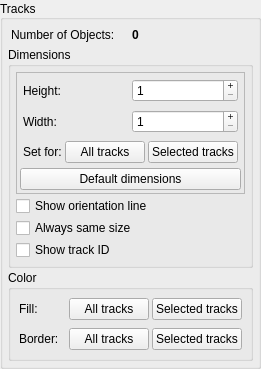
               <widget class="QGroupBox" name="groupBoxTracks">
                <property name="sizePolicy">
                 <sizepolicy hsizetype="Expanding" vsizetype="Minimum">
                  <horstretch>0</horstretch>
                  <verstretch>0</verstretch>
                 </sizepolicy>
                </property>
                <property name="minimumSize">
                 <size>
                  <width>0</width>
                  <height>0</height>
                 </size>
                </property>
                <property name="title">
                 <string>Tracks</string>
                </property>
                <property name="alignment">
                 <set>Qt::AlignLeading|Qt::AlignLeft|Qt::AlignVCenter</set>
                </property>
                <layout class="QVBoxLayout" name="verticalLayout_17">
                 <property name="spacing">
                  <number>2</number>
                 </property>
                 <property name="leftMargin">
                  <number>5</number>
                 </property>
                 <property name="topMargin">
                  <number>5</number>
                 </property>
                 <property name="rightMargin">
                  <number>5</number>
                 </property>
                 <property name="bottomMargin">
                  <number>5</number>
                 </property>
                 <item>
                  <widget class="QWidget" name="widgetNoOfTracks" native="true">
                   <property name="toolTip">
                    <string>Displays the number of tracks</string>
                   </property>
                   <layout class="QHBoxLayout" name="horizontalLayout_2">
                    <property name="spacing">
                     <number>3</number>
                    </property>
                    <property name="leftMargin">
                     <number>3</number>
                    </property>
                    <property name="topMargin">
                     <number>3</number>
                    </property>
                    <property name="rightMargin">
                     <number>3</number>
                    </property>
                    <property name="bottomMargin">
                     <number>3</number>
                    </property>
                    <item>
                     <widget class="QLabel" name="labelNumberOfTracksLabel">
                      <property name="text">
                       <string>Number of Objects:</string>
                      </property>
                     </widget>
                    </item>
                    <item>
                     <widget class="QLabel" name="labelNumberOfTracks">
                      <property name="font">
                       <font>
                        <weight>75</weight>
                        <bold>true</bold>
                       </font>
                      </property>
                      <property name="text">
                       <string>0</string>
                      </property>
                     </widget>
                    </item>
                   </layout>
                  </widget>
                 </item>
                 <item>
                  <widget class="QGroupBox" name="groupBoxTrackDimensions">
                   <property name="sizePolicy">
                    <sizepolicy hsizetype="Preferred" vsizetype="Minimum">
                     <horstretch>0</horstretch>
                     <verstretch>0</verstretch>
                    </sizepolicy>
                   </property>
                   <property name="minimumSize">
                    <size>
                     <width>0</width>
                     <height>0</height>
                    </size>
                   </property>
                   <property name="title">
                    <string>Dimensions</string>
                   </property>
                   <layout class="QVBoxLayout" name="verticalLayout_3">
                    <property name="spacing">
                     <number>2</number>
                    </property>
                    <property name="leftMargin">
                     <number>5</number>
                    </property>
                    <property name="topMargin">
                     <number>5</number>
                    </property>
                    <property name="rightMargin">
                     <number>5</number>
                    </property>
                    <property name="bottomMargin">
                     <number>5</number>
                    </property>
                    <item>
                     <widget class="QFrame" name="frame">
                      <property name="frameShape">
                       <enum>QFrame::StyledPanel</enum>
                      </property>
                      <property name="frameShadow">
                       <enum>QFrame::Sunken</enum>
                      </property>
                      <layout class="QVBoxLayout" name="verticalLayout">
                       <property name="spacing">
                        <number>2</number>
                       </property>
                       <property name="leftMargin">
                        <number>3</number>
                       </property>
                       <property name="topMargin">
                        <number>3</number>
                       </property>
                       <property name="rightMargin">
                        <number>3</number>
                       </property>
                       <property name="bottomMargin">
                        <number>3</number>
                       </property>
                       <item>
                        <widget class="QWidget" name="widgetTrackHeight" native="true">
                         <property name="minimumSize">
                          <size>
                           <width>0</width>
                           <height>25</height>
                          </size>
                         </property>
                         <property name="toolTip">
                          <string>Set the height</string>
                         </property>
                         <layout class="QHBoxLayout" name="layoutTrackHeight">
                          <property name="spacing">
                           <number>3</number>
                          </property>
                          <property name="leftMargin">
                           <number>3</number>
                          </property>
                          <property name="topMargin">
                           <number>3</number>
                          </property>
                          <property name="rightMargin">
                           <number>3</number>
                          </property>
                          <property name="bottomMargin">
                           <number>3</number>
                          </property>
                          <item>
                           <widget class="QLabel" name="labelTrackHeight">
                            <property name="minimumSize">
                             <size>
                              <width>0</width>
                              <height>14</height>
                             </size>
                            </property>
                            <property name="toolTip">
                             <string>Set the height</string>
                            </property>
                            <property name="text">
                             <string>Height:</string>
                            </property>
                           </widget>
                          </item>
                          <item>
                           <widget class="QSpinBox" name="spinBoxTrackHeight">
                            <property name="buttonSymbols">
                             <enum>QAbstractSpinBox::PlusMinus</enum>
                            </property>
                            <property name="minimum">
                             <number>1</number>
                            </property>
                            <property name="maximum">
                             <number>1000</number>
                            </property>
                           </widget>
                          </item>
                         </layout>
                        </widget>
                       </item>
                       <item>
                        <widget class="QWidget" name="widgetTrackWidth" native="true">
                         <property name="minimumSize">
                          <size>
                           <width>0</width>
                           <height>25</height>
                          </size>
                         </property>
                         <property name="toolTip">
                          <string>Set the width</string>
                         </property>
                         <layout class="QHBoxLayout" name="layoutTrackWidth">
                          <property name="spacing">
                           <number>3</number>
                          </property>
                          <property name="leftMargin">
                           <number>3</number>
                          </property>
                          <property name="topMargin">
                           <number>3</number>
                          </property>
                          <property name="rightMargin">
                           <number>3</number>
                          </property>
                          <property name="bottomMargin">
                           <number>3</number>
                          </property>
                          <item>
                           <widget class="QLabel" name="labelTrackWidth">
                            <property name="minimumSize">
                             <size>
                              <width>0</width>
                              <height>0</height>
                             </size>
                            </property>
                            <property name="text">
                             <string>Width:</string>
                            </property>
                           </widget>
                          </item>
                          <item>
                           <widget class="QSpinBox" name="spinboxTrackWidth">
                            <property name="buttonSymbols">
                             <enum>QAbstractSpinBox::PlusMinus</enum>
                            </property>
                            <property name="minimum">
                             <number>1</number>
                            </property>
                            <property name="maximum">
                             <number>1000</number>
                            </property>
                           </widget>
                          </item>
                         </layout>
                        </widget>
                       </item>
                       <item>
                        <widget class="QWidget" name="widgetTrackDimensionSetters" native="true">
                         <property name="sizePolicy">
                          <sizepolicy hsizetype="Preferred" vsizetype="Minimum">
                           <horstretch>0</horstretch>
                           <verstretch>0</verstretch>
                          </sizepolicy>
                         </property>
                         <property name="minimumSize">
                          <size>
                           <width>0</width>
                           <height>25</height>
                          </size>
                         </property>
                         <property name="toolTip">
                          <string>Buttons to set the dimensions entered for all or only selected tracks</string>
                         </property>
                         <layout class="QHBoxLayout" name="layoutTrackDimensionSetter">
                          <property name="spacing">
                           <number>3</number>
                          </property>
                          <property name="leftMargin">
                           <number>3</number>
                          </property>
                          <property name="topMargin">
                           <number>3</number>
                          </property>
                          <property name="rightMargin">
                           <number>3</number>
                          </property>
                          <property name="bottomMargin">
                           <number>3</number>
                          </property>
                          <item>
                           <widget class="QLabel" name="labelTrackDimensionSetter">
                            <property name="text">
                             <string>Set for:</string>
                            </property>
                           </widget>
                          </item>
                          <item>
                           <widget class="QPushButton" name="pushButtonTrackDimensionSetterAll">
                            <property name="sizePolicy">
                             <sizepolicy hsizetype="Minimum" vsizetype="Fixed">
                              <horstretch>0</horstretch>
                              <verstretch>0</verstretch>
                             </sizepolicy>
                            </property>
                            <property name="minimumSize">
                             <size>
                              <width>0</width>
                              <height>0</height>
                             </size>
                            </property>
                            <property name="toolTip">
                             <string>Set the width and height for all tracks</string>
                            </property>
                            <property name="text">
                             <string>All tracks</string>
                            </property>
                           </widget>
                          </item>
                          <item>
                           <widget class="QPushButton" name="pushButtonTrackDimensionSetterSelected">
                            <property name="toolTip">
                             <string>Set the width and height only for selected tracks</string>
                            </property>
                            <property name="text">
                             <string>Selected tracks</string>
                            </property>
                           </widget>
                          </item>
                         </layout>
                        </widget>
                       </item>
                       <item>
                        <widget class="QPushButton" name="pushButtonDefaultDimensions">
                         <property name="toolTip">
                          <string>Set the dimensions of all tracks back to default</string>
                         </property>
                         <property name="text">
                          <string>Default dimensions</string>
                         </property>
                        </widget>
                       </item>
                      </layout>
                     </widget>
                    </item>
                    <item>
                     <widget class="QCheckBox" name="checkBoxTrackOrientationLine">
                      <property name="enabled">
                       <bool>true</bool>
                      </property>
                      <property name="toolTip">
                       <string>Show the orientation line for entities</string>
                      </property>
                      <property name="text">
                       <string>Show orientation line</string>
                      </property>
                      <property name="checked">
                       <bool>false</bool>
                      </property>
                     </widget>
                    </item>
                    <item>
                     <widget class="QCheckBox" name="checkBoxIgnoreZoom">
                      <property name="enabled">
                       <bool>true</bool>
                      </property>
                      <property name="toolTip">
                       <string>Set to disable entity scaling when zooming</string>
                      </property>
                      <property name="text">
                       <string>Always same size</string>
                      </property>
                     </widget>
                    </item>
                    <item>
                     <widget class="QCheckBox" name="checkBoxShowId">
                      <property name="toolTip">
                       <string>Show the id in the entity</string>
                      </property>
                      <property name="text">
                       <string>Show track ID</string>
                      </property>
                     </widget>
                    </item>
                   </layout>
                  </widget>
                 </item>
                 <item>
                  <widget class="QGroupBox" name="groupBoxTracksColor">
                   <property name="sizePolicy">
                    <sizepolicy hsizetype="Preferred" vsizetype="Minimum">
                     <horstretch>0</horstretch>
                     <verstretch>0</verstretch>
                    </sizepolicy>
                   </property>
                   <property name="minimumSize">
                    <size>
                     <width>0</width>
                     <height>0</height>
                    </size>
                   </property>
                   <property name="title">
                    <string>Color</string>
                   </property>
                   <layout class="QVBoxLayout" name="verticalLayout_19">
                    <property name="spacing">
                     <number>2</number>
                    </property>
                    <property name="leftMargin">
                     <number>5</number>
                    </property>
                    <property name="topMargin">
                     <number>5</number>
                    </property>
                    <property name="rightMargin">
                     <number>5</number>
                    </property>
                    <property name="bottomMargin">
                     <number>5</number>
                    </property>
                    <item>
                     <widget class="QWidget" name="widgetFillColor" native="true">
                      <property name="toolTip">
                       <string>Buttons to set the fill color for all or only selected tracks</string>
                      </property>
                      <layout class="QHBoxLayout" name="horizontalLayoutGroupBoxTracksColor">
                       <property name="spacing">
                        <number>3</number>
                       </property>
                       <property name="leftMargin">
                        <number>3</number>
                       </property>
                       <property name="topMargin">
                        <number>3</number>
                       </property>
                       <property name="rightMargin">
                        <number>3</number>
                       </property>
                       <property name="bottomMargin">
                        <number>3</number>
                       </property>
                       <item>
                        <widget class="QLabel" name="labelFillColor">
                         <property name="toolTip">
                          <string>Buttons to set the fill color for all or only selected tracks</string>
                         </property>
                         <property name="text">
                          <string>Fill:</string>
                         </property>
                        </widget>
                       </item>
                       <item>
                        <widget class="QPushButton" name="pushButtonColorChangeBrush">
                         <property name="toolTip">
                          <string>Choose a fill color for all trajectories</string>
                         </property>
                         <property name="text">
                          <string>All tracks</string>
                         </property>
                        </widget>
                       </item>
                       <item>
                        <widget class="QPushButton" name="pushButtonColorchangeBrushSelected">
                         <property name="toolTip">
                          <string>Choose a fill color for selected trajectories</string>
                         </property>
                         <property name="text">
                          <string>Selected tracks</string>
                         </property>
                        </widget>
                       </item>
                      </layout>
                     </widget>
                    </item>
                    <item>
                     <widget class="QWidget" name="widgetBorderColor" native="true">
                      <property name="toolTip">
                       <string>Buttons to set the border color for all or only selected tracks</string>
                      </property>
                      <layout class="QHBoxLayout" name="borderColor">
                       <property name="spacing">
                        <number>3</number>
                       </property>
                       <property name="leftMargin">
                        <number>3</number>
                       </property>
                       <property name="topMargin">
                        <number>3</number>
                       </property>
                       <property name="rightMargin">
                        <number>3</number>
                       </property>
                       <property name="bottomMargin">
                        <number>3</number>
                       </property>
                       <item>
                        <widget class="QLabel" name="labelBorderColor">
                         <property name="text">
                          <string>Border:</string>
                         </property>
                        </widget>
                       </item>
                       <item>
                        <widget class="QPushButton" name="pushButtonColorChangeBorder">
                         <property name="toolTip">
                          <string>Choose a border color for all trajectories</string>
                         </property>
                         <property name="text">
                          <string>All tracks</string>
                         </property>
                        </widget>
                       </item>
                       <item>
                        <widget class="QPushButton" name="pushButtonColorChangeBorderSelected">
                         <property name="toolTip">
                          <string>Choose a border color for selected trajectories</string>
                         </property>
                         <property name="text">
                          <string>Selected tracks</string>
                         </property>
                        </widget>
                       </item>
                      </layout>
                     </widget>
                    </item>
                   </layout>
                  </widget>
                 </item>
                </layout>
               </widget>
